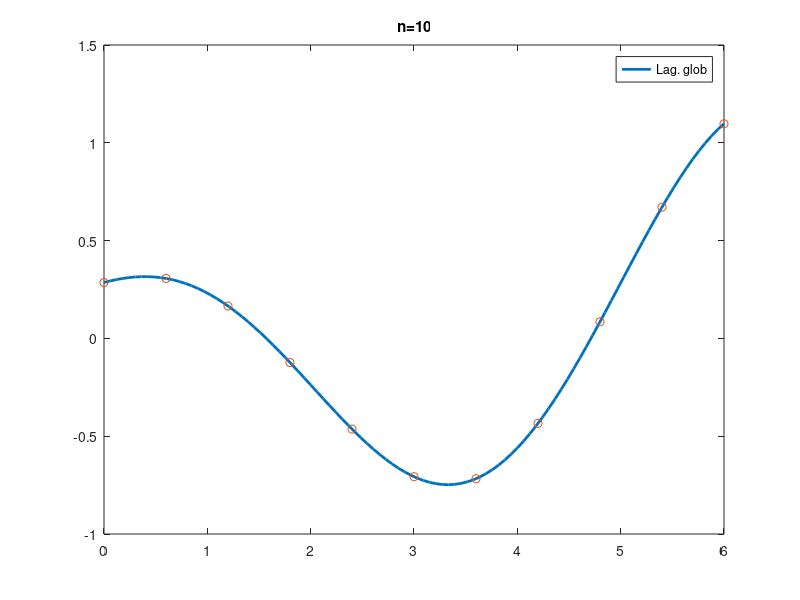

Reproduce this figure in MATLAB.
%% Interpolazione globale di Lagrange

clear all;
close all;
clc;

for i=2:11
    
x=linspace(0,6,i);

f=@(x)(x+2).*cos(x)/7;
y=f(x)';
    
%% Calcolo Matrice di Vander Monde e coefficienti

X=vander(x);
a=X\y;

%% Valutazione interpolatori

% vettore dei punti per la valutazione del polinomio
x1=linspace(x(1),x(end),100);

% valutiamo l'interpolatore globale di Lagrange
y1=polyval(a,x1);

%% Disegno

figure(1); clf
plot(x1,y1,'Linewidth',2)
hold on
plot(x,y,'o')
legend('Lag. glob')
title(['n=',num2str(i-1)])

pause
end
